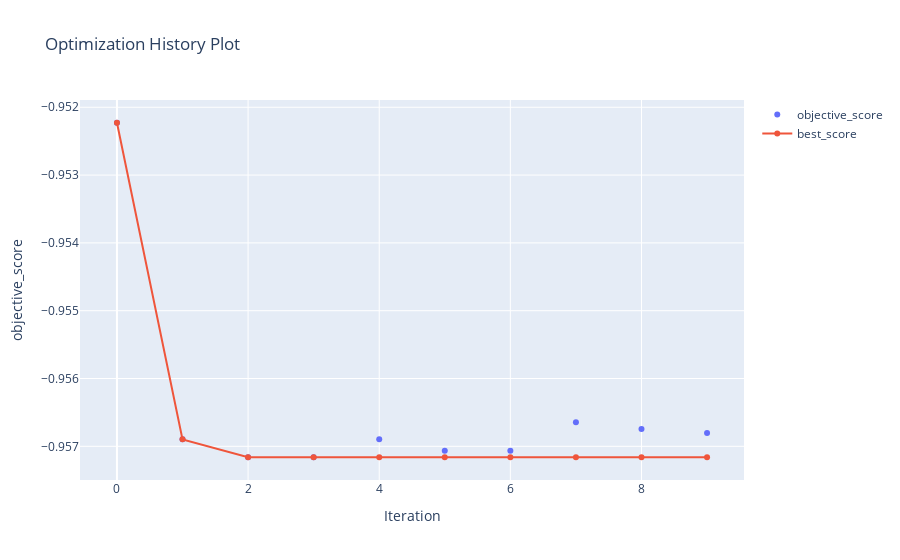

Source (notebook cell):
### Code cell
algo_object_haris.plot_history()

### Figure 1 — Plotly figure (JSON) as saved in the notebook; plotly's stock layout.template omitted (floating-point values rounded to 4 significant figures)
{"data": [{"mode": "markers", "name": "objective_score", "type": "scatter", "x": [0, 1, 2, 3, 4, 5, 6, 7, 8, 9], "y": [-0.9522, -0.9569, -0.9572, -0.9572, -0.9569, -0.9571, -0.9571, -0.9566, -0.9567, -0.9568]}, {"mode": "lines+markers", "name": "best_score", "type": "scatter", "x": [0, 1, 2, 3, 4, 5, 6, 7, 8, 9], "y": [-0.9522, -0.9569, -0.9572, -0.9572, -0.9572, -0.9572, -0.9572, -0.9572, -0.9572, -0.9572]}], "layout": {"title": {"text": "Optimization History Plot"}, "xaxis": {"title": {"text": "Iteration"}}, "yaxis": {"title": {"text": "objective_score"}}}}
